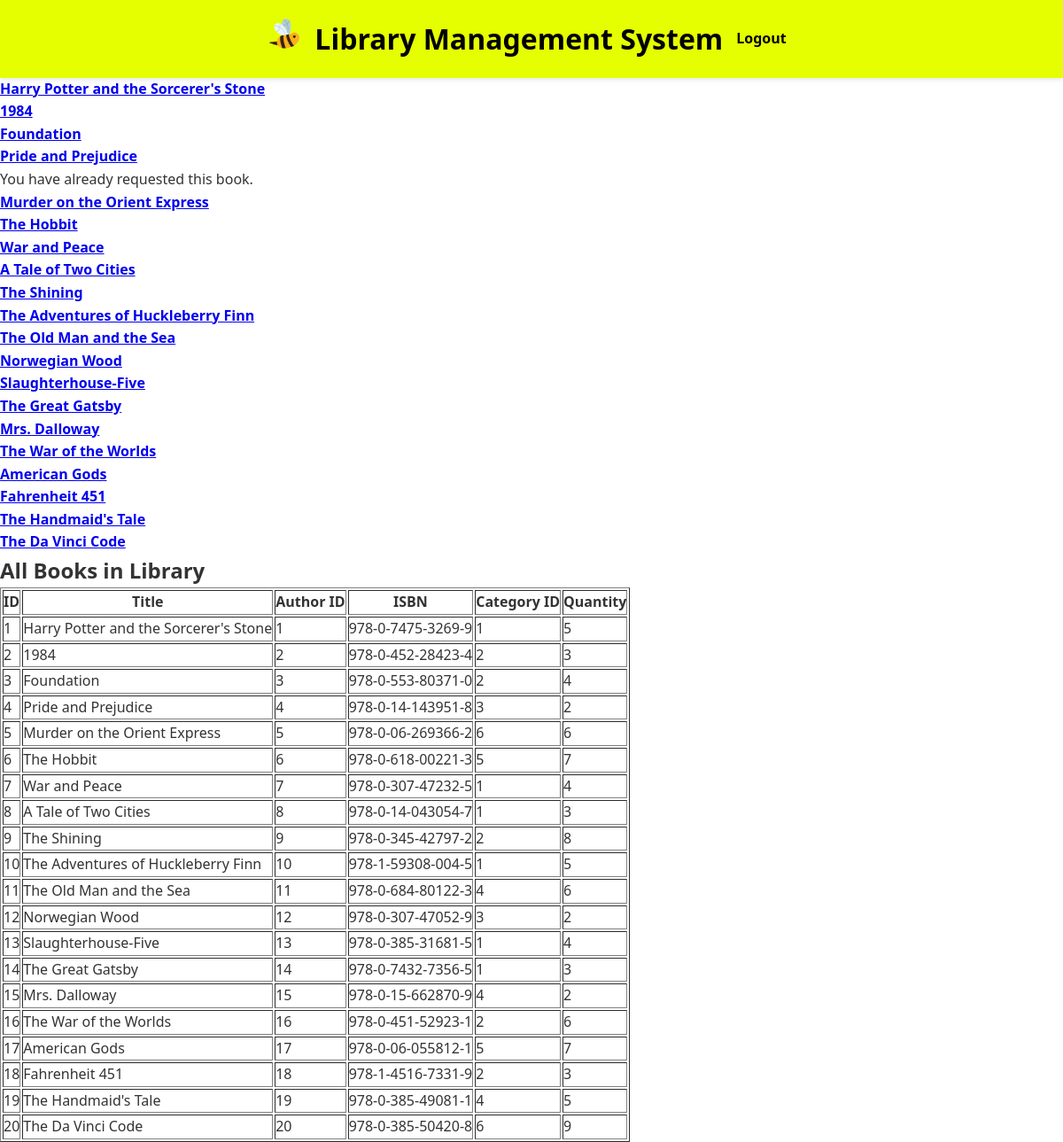
Page /view_books.php?book_id=4 (signed in) on the committed database.
### tables this page shows
CREATE TABLE `books` (
  `BookID` int(11) NOT NULL,
  `Title` varchar(100) DEFAULT NULL,
  `AuthorID` int(11) DEFAULT NULL,
  `ISBN` varchar(20) DEFAULT NULL,
  `CategoryID` int(11) DEFAULT NULL,
  `Quantity` int(11) DEFAULT NULL
);

### view_books.php (the view, shortened to what this page needs)
<?php
require_once 'header.php'; ?>
<?php
require 'db_connect.php';
$member_id = $_SESSION['member_id'];
$result = $conn->query("SELECT * FROM books");
while ($row = $result->fetch_assoc()) {
    echo "<div><strong><a href='?book_id={$row['BookID']}'>{$row['Title']}</a></strong></div>";
    if (isset($_GET['book_id']) && $_GET['book_id'] == $row['BookID']) {
        $check = $conn->prepare("SELECT * FROM requestedbooks WHERE MemberID = ? AND BookID = ?");
        $check->bind_param("ii", $member_id, $row['BookID']);
        $check->execute();
        $check_result = $check->get_result();
        if ($check_result->num_rows > 0) {
            echo "<p>You have already requested this book.</p>";
        } else {
            echo "<form method='post' action='request_book.php'>
                    <input type='hidden' name='book_id' value='{$row['BookID']}'>
                    <input type='submit' value='Request to Borrow'>
                  </form>";
        }
    }
}
?>
<!DOCTYPE html>
<html>
<head><title>View Books</title></head>
<body>
<h2>All Books in Library</h2>
<?php
$sql = "SELECT * FROM books";
$result = mysqli_query($conn, $sql);
echo "<table border='1'>
<tr><th>ID</th><th>Title</th><th>Author ID</th><th>ISBN</th><th>Category ID</th><th>Quantity</th></tr>";
while ($row = mysqli_fetch_assoc($result)) {
    echo "<tr>
        <td>{$row['BookID']}</td>
        <td>{$row['Title']}</td>
        <td>{$row['AuthorID']}</td>
        <td>{$row['ISBN']}</td>
        <td>{$row['CategoryID']}</td>
        <td>{$row['Quantity']}</td>
    </tr>";
}
echo "</table>";
?>
</body>
</html>

### css/styles.css (style rules this page uses)
:root { --primary-color: #e5ff00; --secondary-color: #000000; --text-color: #333; --light-gray: #f5f5f5; --white: #ffffff; }
* { margin: 0; padding: 0; box-sizing: border-box; }
body { font-family: 'Segoe UI', Tahoma, Geneva, Verdana, sans-serif; line-height: 1.6; color: var(--text-color); }

### rows in the picture
books: Title "Harry Potter and the Sorcerer's Stone", BookID "1", AuthorID "1", ISBN "978-0-7475-3269-9", CategoryID "1", Quantity "5"
books: Title "1984", BookID "2", AuthorID "2", ISBN "978-0-452-28423-4", CategoryID "2", Quantity "3"
books: Title "Foundation", BookID "3", AuthorID "3", ISBN "978-0-553-80371-0", CategoryID "2", Quantity "4"
books: Title "Pride and Prejudice", shows "You have already requested this book.", BookID "4", AuthorID "4", ISBN "978-0-14-143951-8", CategoryID "3", Quantity "2"
books: Title "Murder on the Orient Express", BookID "5", AuthorID "5", ISBN "978-0-06-269366-2", CategoryID "6", Quantity "6"
books: Title "The Hobbit", BookID "6", AuthorID "6", ISBN "978-0-618-00221-3", CategoryID "5", Quantity "7"
books: Title "War and Peace", BookID "7", AuthorID "7", ISBN "978-0-307-47232-5", CategoryID "1", Quantity "4"
books: Title "A Tale of Two Cities", BookID "8", AuthorID "8", ISBN "978-0-14-043054-7", CategoryID "1", Quantity "3"
books: Title "The Shining", BookID "9", AuthorID "9", ISBN "978-0-345-42797-2", CategoryID "2", Quantity "8"
books: Title "The Adventures of Huckleberry Finn", BookID "10", AuthorID "10", ISBN "978-1-59308-004-5", CategoryID "1", Quantity "5"
books: Title "The Old Man and the Sea", BookID "11", AuthorID "11", ISBN "978-0-684-80122-3", CategoryID "4", Quantity "6"
books: Title "Norwegian Wood", BookID "12", AuthorID "12", ISBN "978-0-307-47052-9", CategoryID "3", Quantity "2"
books: Title "Slaughterhouse-Five", BookID "13", AuthorID "13", ISBN "978-0-385-31681-5", CategoryID "1", Quantity "4"
books: Title "The Great Gatsby", BookID "14", AuthorID "14", ISBN "978-0-7432-7356-5", CategoryID "1", Quantity "3"
books: Title "Mrs. Dalloway", BookID "15", AuthorID "15", ISBN "978-0-15-662870-9", CategoryID "4", Quantity "2"
books: Title "The War of the Worlds", BookID "16", AuthorID "16", ISBN "978-0-451-52923-1", CategoryID "2", Quantity "6"
books: Title "American Gods", BookID "17", AuthorID "17", ISBN "978-0-06-055812-1", CategoryID "5", Quantity "7"
books: Title "Fahrenheit 451", BookID "18", AuthorID "18", ISBN "978-1-4516-7331-9", CategoryID "2", Quantity "3"
books: Title "The Handmaid's Tale", BookID "19", AuthorID "19", ISBN "978-0-385-49081-1", CategoryID "4", Quantity "5"
books: Title "The Da Vinci Code", BookID "20", AuthorID "20", ISBN "978-0-385-50420-8", CategoryID "6", Quantity "9"
